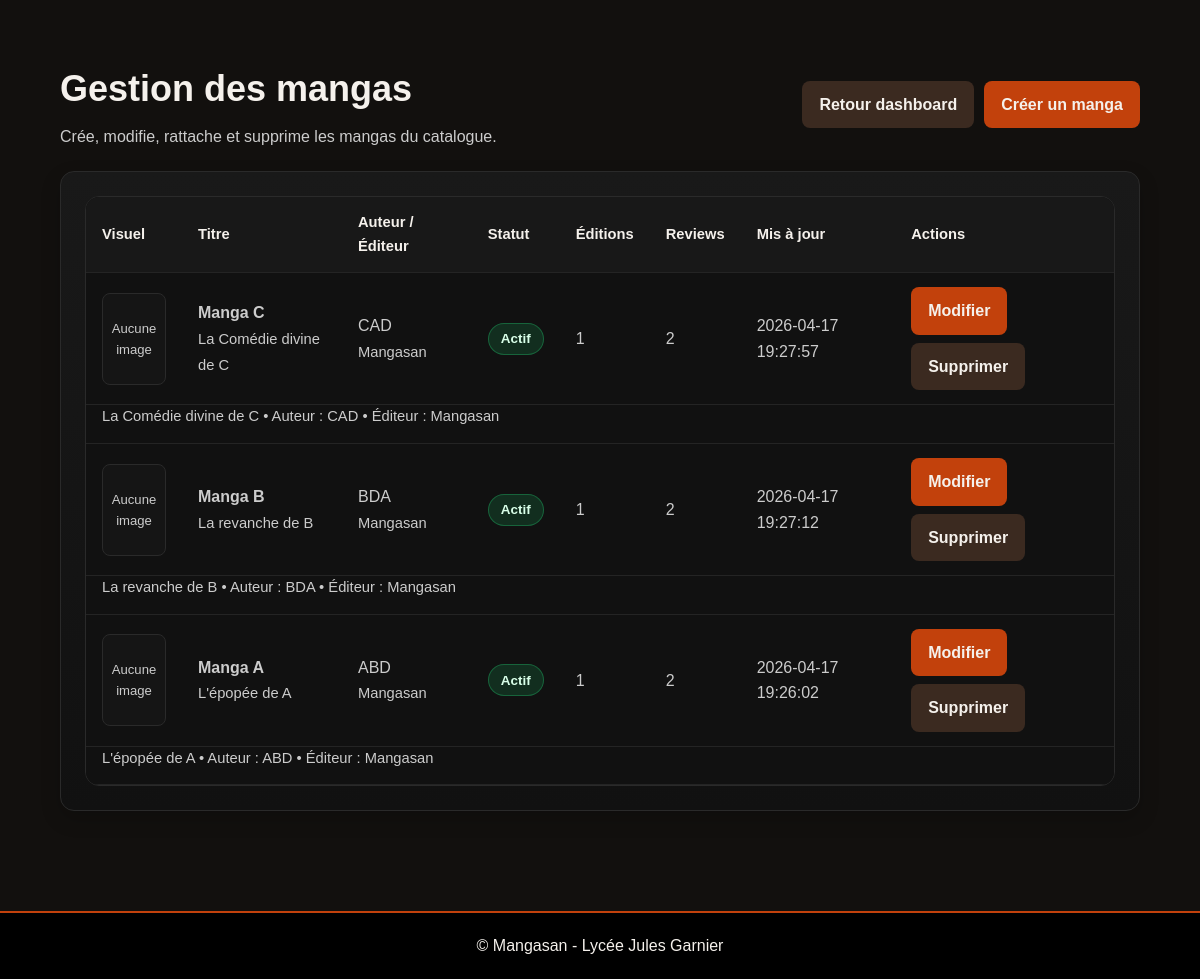
Screenshot of /admin/mangas.php (signed in) with the database file from the repository.
### tables this page shows
CREATE TABLE `mangas` (
  `id` int(10) UNSIGNED NOT NULL,
  `title` varchar(255) NOT NULL,
  `subtitle` varchar(255) DEFAULT NULL,
  `author` varchar(255) DEFAULT NULL,
  `illustrator` varchar(255) DEFAULT NULL,
  `publisher` varchar(255) DEFAULT NULL,
  `summary` text DEFAULT NULL,
  `card_image` varchar(255) DEFAULT NULL,
  `cover_image` varchar(255) DEFAULT NULL,
  `video_url` varchar(500) DEFAULT NULL,
  `status` enum('active','inactive') NOT NULL DEFAULT 'active',
  `created_at` datetime NOT NULL DEFAULT current_timestamp(),
  `updated_at` datetime NOT NULL DEFAULT current_timestamp() ON UPDATE current_timestamp()
);

### admin/mangas.php (the view, shortened to what this page needs)
<?php
require_once __DIR__ . '/../includes/db.php';
function e(?string $value): string
{
    return htmlspecialchars((string) $value, ENT_QUOTES, 'UTF-8');
}
function mangaStatusLabel(string $status): string
{
    return match ($status) {
        'active' => 'Actif',
        'inactive' => 'Non actif',
        default => $status
    };
}
function excerpt(?string $value, int $length = 100): string
{
    $text = trim((string) $value);
    if (mb_strlen($text) <= $length) {
        return $text;
    }
    return mb_substr($text, 0, $length - 3) . '...';
}
$stmt = $pdo->query(
    "SELECT
        mangas.id,
        mangas.title,
        mangas.subtitle,
        mangas.author,
        mangas.publisher,
        mangas.card_image,
        mangas.cover_image,
        mangas.status,
        mangas.updated_at,
        (
            SELECT COUNT(*)
            FROM edition_mangas
            WHERE edition_mangas.manga_id = mangas.id
        ) AS editions_count,
        (
            SELECT COUNT(*)
            FROM reviews
            WHERE reviews.manga_id = mangas.id
        ) AS reviews_count
     FROM mangas
     ORDER BY mangas.updated_at DESC, mangas.id DESC"
);
$mangas = $stmt->fetchAll();
require_once __DIR__ . '/../includes/header.php';
?>
<main class="admin-dashboard-page">
    <section class="home-section">
        <div class="container">
            <div class="admin-toolbar">
                <div class="admin-page-heading">
                    <h1>Gestion des mangas</h1>
                    <p>Crée, modifie, rattache et supprime les mangas du catalogue.</p>
                </div>
                <div class="admin-toolbar-actions">
                    <a href="/mangasan/admin/index.php" class="btn btn-secondary">Retour dashboard</a>
                    <a href="/mangasan/admin/manga_edit.php" class="btn btn-primary">Créer un manga</a>
                </div>
            </div>
            <div class="admin-panel">
                <div class="admin-table-wrapper">
                    <table class="admin-table">
                        <thead>
                            <tr>
                                <th>Visuel</th>
                                <th>Titre</th>
                                <th>Auteur / Éditeur</th>
                                <th>Statut</th>
                                <th>Éditions</th>
                                <th>Reviews</th>
                                <th>Mis à jour</th>
                                <th>Actions</th>
                            </tr>
                        </thead>
                        <tbody>
                            <?php foreach ($mangas as $manga): ?>
                                <tr>
                                    <td>
                                        <?php $thumb = $manga['card_image'] ?: $manga['cover_image']; ?>
                                        <?php if (!empty($thumb)): ?>
                                            <img src="<?php echo e($thumb); ?>" alt="" class="admin-thumb">
                                        <?php else: ?>
                                            <div class="admin-thumb admin-thumb-placeholder">Aucune image</div>
                                        <?php endif; ?>
                                    </td>
                                    <td>
                                        <strong><?php echo e($manga['title']); ?></strong>
                                        <?php if (!empty($manga['subtitle'])): ?>
                                            <br>
                                            <span class="admin-cell-muted"><?php echo e($manga['subtitle']); ?></span>
                                        <?php endif; ?>
                                    </td>
                                    <td>
                                        <?php if (!empty($manga['author'])): ?>
                                            <?php echo e($manga['author']); ?>
                                        <?php else: ?>
                                            —
                                        <?php endif; ?>
                                        <?php if (!empty($manga['publisher'])): ?>
                                            <br>
                                            <span class="admin-cell-muted"><?php echo e($manga['publisher']); ?></span>
                                        <?php endif; ?>
                                    </td>
                                    <td>
                                        <span class="admin-badge <?php echo $manga['status'] === 'active' ? 'is-visible' : 'is-hidden'; ?>">
                                            <?php echo e(mangaStatusLabel((string) $manga['status'])); ?>
                                        </span>
                                    </td>
                                    <td><?php echo (int) $manga['editions_count']; ?></td>
                                    <td><?php echo (int) $manga['reviews_count']; ?></td>
                                    <td><?php echo e((string) $manga['updated_at']); ?></td>
                                    <td>
                                        <div class="admin-actions-inline">
                                            <a href="/mangasan/admin/manga_edit.php?id=<?php echo (int) $manga['id']; ?>" class="btn btn-primary">Modifier</a>
                                            <form method="post" action="/mangasan/actions/manga_delete.php" onsubmit="return confirm('Supprimer ce manga ? Les liaisons aux éditions et les reviews seront aussi supprimées. Cette action est irréversible.');">
                                                <button type="submit" class="btn btn-secondary">Supprimer</button>
                                            </form>
                                        </div>
                                    </td>
                                </tr>
                                <?php if (!empty($manga['subtitle']) || !empty($manga['author']) || !empty($manga['publisher'])): ?>
                                    <tr class="admin-table-row-note">
                                        <td colspan="8">
                                            <?php
                                            $details = [];
                                            if (!empty($manga['subtitle'])) {
                                                $details[] = excerpt((string) $manga['subtitle'], 120);
                                            }
                                            if (!empty($manga['author'])) {
                                                $details[] = 'Auteur : ' . excerpt((string) $manga['author'], 80);
                                            }
                                            if (!empty($manga['publisher'])) {
                                                $details[] = 'Éditeur : ' . excerpt((string) $manga['publisher'], 80);
                                            }
                                            echo e(implode(' • ', $details));
                                            ?>
                                        </td>
                                    </tr>
                                <?php endif; ?>
                            <?php endforeach; ?>
                        </tbody>
                    </table>
                </div>
            </div>
        </div>
    </section>
</main>
<?php require_once __DIR__ . '/../includes/footer.php'; ?>

### public/assets/css/style.css (style rules this page uses)
:root { --font-base: Arial, sans-serif; --color-primary: #e50914; --color-primary-hover: #ff1a1a; --color-secondary: #333333; --color-accent: #c1121f; --color-background: #0f0f0f; --color-surface: #111111; --color-surface-soft: #151515; --color-surface-alt: #1a1a1a; --color-border: #2a2a2a; --color-text: #ffffff; --color-text-muted: #cccccc; --color-text-soft: #c8c8c8; --radius-sm: 8px; --radius-md: 14px; --radius-lg: 22px; --container-width: 1200px; --shadow-sm: 0 8px 20px rgba(0, 0, 0, 0.18); --shadow-md: 0 16px 30px rgba(0, 0, 0, 0.28); --shadow-lg: 0 24px 60px rgba(0, 0, 0, 0.42); --transition-fast: 0.2s ease; --transition-base: 0.25s ease; --transition-slow: 0.35s ease; }
* { margin: 0; padding: 0; box-sizing: border-box; }
html { scroll-behavior: smooth; }
body { font-family: var(--font-base); background: var(--color-background); color: var(--color-text); line-height: 1.6; }
a { color: inherit; }
main { min-height: calc(100vh - 140px); }
.container { width: min(90%, var(--container-width)); margin: 0 auto; }
.home-section, .section { padding: 60px 0; }
.btn { display: inline-flex; align-items: center; justify-content: center; min-height: 44px; padding: 10px 16px; border: 1px solid transparent; border-radius: var(--radius-sm); background: var(--color-primary); color: var(--color-text); text-align: center; text-decoration: none; font: inherit; font-weight: 700; cursor: pointer; transition: var(--transition-base); }
.btn.secondary, .btn.btn-secondary { background: var(--color-secondary); }
.btn.primary, .btn.btn-primary { background: var(--color-primary); }

### public/assets/css/admin.css (style rules this page uses)
.admin-panel { padding: 24px; background: linear-gradient(180deg, #191919 0%, #111111 100%); border: 1px solid #2a2a2a; border-radius: var(--radius-md); box-shadow: var(--shadow-sm); }
.admin-toolbar { display: flex; justify-content: space-between; align-items: center; flex-wrap: wrap; gap: 14px; margin-bottom: 22px; }
.admin-toolbar-actions { display: flex; flex-wrap: wrap; gap: 10px; }
.admin-table-wrapper { overflow-x: auto; border: 1px solid #2a2a2a; border-radius: var(--radius-md); }
.admin-table { width: 100%; border-collapse: collapse; min-width: 760px; background: #111111; }
.admin-table th, .admin-table td { padding: 14px 16px; text-align: left; border-bottom: 1px solid #242424; }
.admin-table th { background: #181818; color: var(--color-text); font-size: 0.92rem; }
.admin-table td { color: var(--color-text-muted); }
.admin-page-heading { display: grid; gap: 6px; }
.admin-page-heading h1 { margin: 0; font-size: clamp(2rem, 3vw, 2.8rem); }
.admin-page-heading p { margin: 0; color: var(--color-text-muted); }
.admin-cell-muted { color: var(--color-text-muted); font-size: 0.92rem; }
.admin-actions-inline { display: flex; flex-wrap: wrap; gap: 8px; }
.admin-badge { display: inline-flex; align-items: center; justify-content: center; min-height: 32px; padding: 0 12px; border-radius: 999px; font-size: 0.84rem; font-weight: 700; }
.admin-badge.is-visible { background: rgba(30, 180, 100, 0.18); color: #d9ffe9; border: 1px solid rgba(30, 180, 100, 0.4); }
.admin-thumb { width: 64px; height: 92px; object-fit: cover; border-radius: var(--radius-sm); border: 1px solid #2a2a2a; display: block; }
.admin-thumb-placeholder { display: flex; align-items: center; justify-content: center; background: #151515; color: var(--color-text-muted); text-align: center; font-size: 0.82rem; padding: 12px; }
.admin-table-row-note td { padding-top: 0; color: var(--color-text-muted); font-size: 0.92rem; }

### rows the page displays
mangas: title "Manga C", subtitle "La Comédie divine de C", author "CAD", publisher "Mangasan", status "Actif", editions_count "1", reviews_count "2", updated_at "2026-04-17 19:27:57", details "La Comédie divine de C • Auteur : CAD • Éditeur : Mangasan"
mangas: title "Manga B", subtitle "La revanche de B", author "BDA", publisher "Mangasan", status "Actif", editions_count "1", reviews_count "2", updated_at "2026-04-17 19:27:12", details "La revanche de B • Auteur : BDA • Éditeur : Mangasan"
mangas: title "Manga A", subtitle "L'épopée de A", author "ABD", publisher "Mangasan", status "Actif", editions_count "1", reviews_count "2", updated_at "2026-04-17 19:26:02", details "L'épopée de A • Auteur : ABD • Éditeur : Mangasan"
